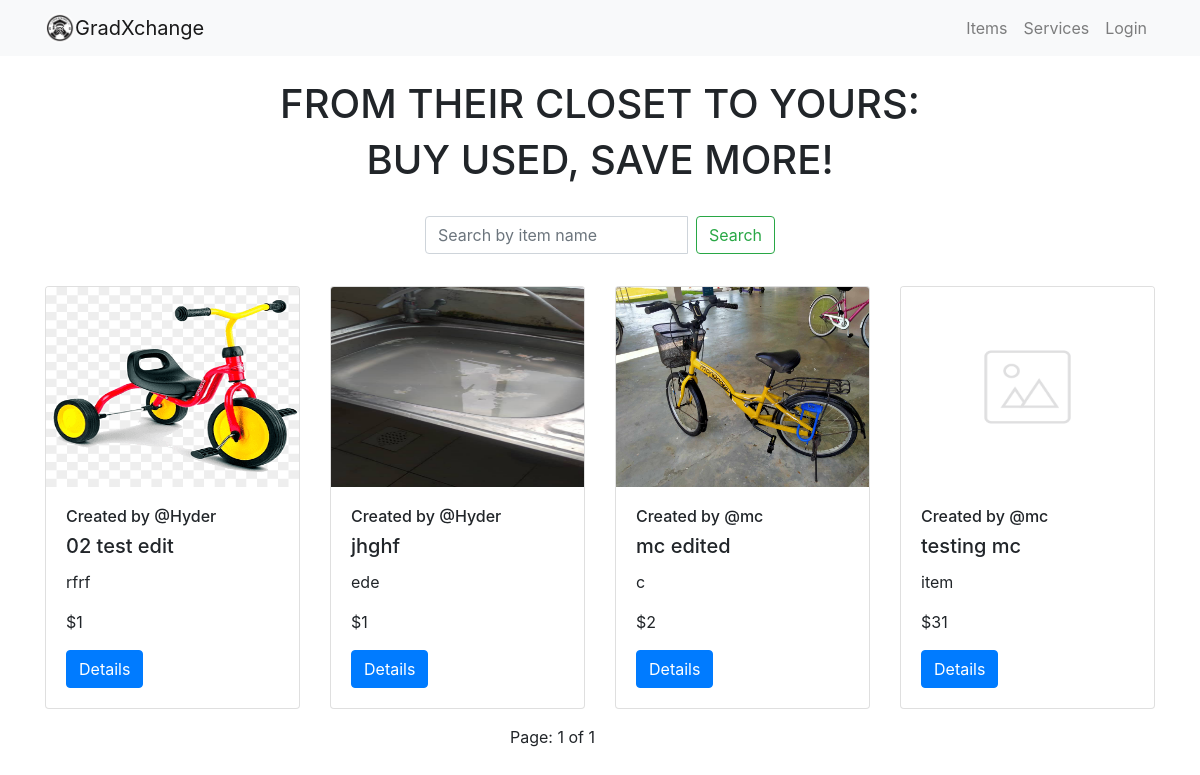
The app's page /, older data.
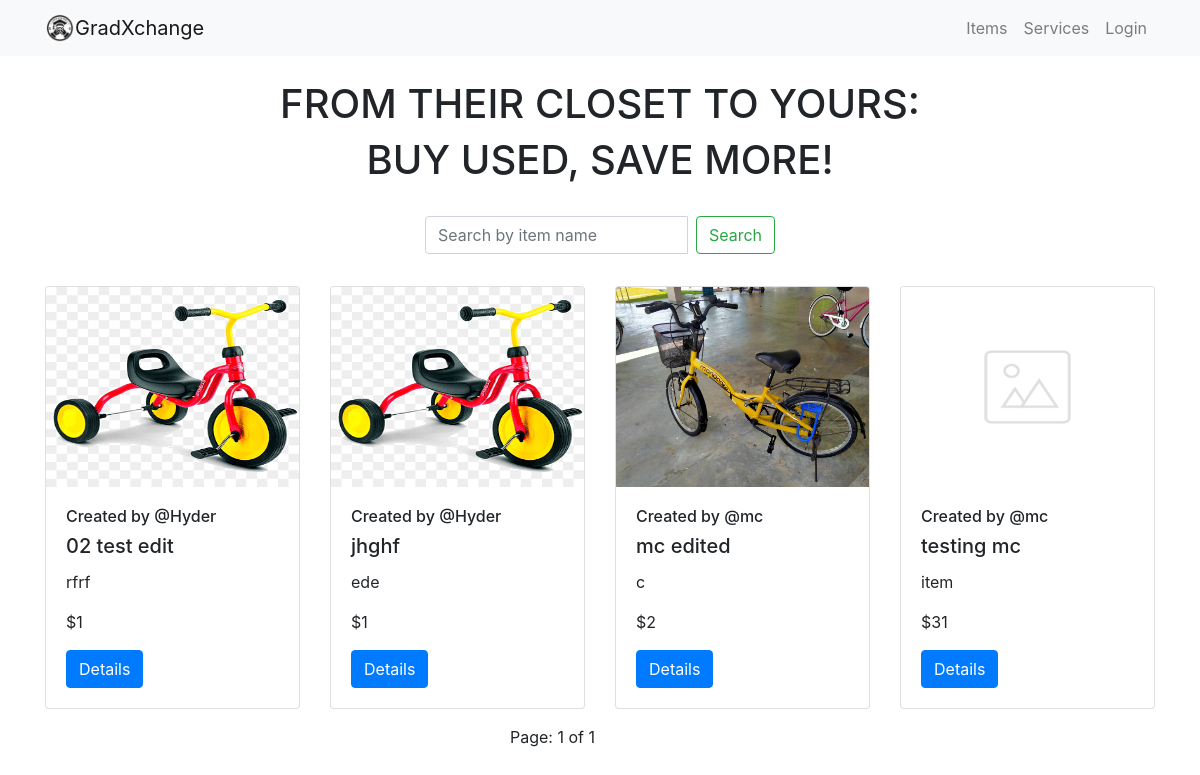
The same page, newer data.
### item/models.py (models this page shows, shortened)
class Item(models.Model):
    item_name = models.CharField(max_length=200)
    item_desc = models.CharField(max_length=200)
    item_price = models.IntegerField()
    item_image = models.ImageField(upload_to='images_item', default="notfound.png")
    created =  models.DateField(auto_now_add=True)
    user_name = models.ForeignKey(User, on_delete=models.CASCADE,default=1)
    liked_by = models.ManyToManyField(settings.AUTH_USER_MODEL, related_name='item_liked',blank= True)

### item/views.py (the view)
# urls.py: path('', item_views.index, name='index'),
def index(request):
    item_list =  Item.objects.all().order_by('item_name',) #change to -created_at later
    item_name = request.GET.get('item_name')
    if item_name != '' and item_name is not None:
        item_list = item_list.filter(item_name__icontains=item_name)
    paginator = Paginator(item_list,4)
    page = request.GET.get('page')
    item_list = paginator.get_page(page)
    return render(request, 'item/index.html', {
        'item_list':item_list, })

### item/templates/item/index.html (shortened to what this page needs)
{% extends 'item/base.html' %}
{% block body %}
<div class="container mt-4 ">
    <div class="text-center ">
        <h1>FROM THEIR CLOSET TO YOURS:</h1>
        <h1>BUY USED, SAVE MORE!</h1>
    </div>
    <div class="row justify-content-center">
        <div class="col-md-4">
            <form class="form-inline my-4">
                <div class="input-group">
                    <input class="form-control mr-sm-2" type="search" name="item_name" placeholder="Search by item name"
                        aria-label="Search">
                    <button class="btn btn-outline-success my-2 my-sm-0" type="submit">Search</button>
                </div>
            </form>
        </div>
    </div>
</div>
<div class="container mt-2">
    <div class="row">
        {% for item in item_list %}
        <div class="col-md-3 mb-3 justify-content-center">
            <div class="card">
                <img class="card-img-top" height="200px" src="{{ item.item_image.url }}" />
                <div class="card-body">
                    <h6>Created by @{{item.user_name}}</h6>
                    <h5 class="card-title">{{item.item_name}}</h5>
                    <p class="card-text">{{item.item_desc}}</p>
                    <p class="card-text"> ${{item.item_price}}</p>
                    <a href="{% url 'item:detail' item.id %}" class="btn btn-primary">Details</a>
                </div>
            </div>
        </div>
        {% endfor %}
    </div>
    <div class="row">
        <div class="col-md-5 offset-md-3">
            <ul class="pagination justify-content-center">
                <li class="page-item ">Page: {{ item_list.number }} of {{ item_list.paginator.num_pages}}</li>
            </ul>
        </div>
    </div>
</div>
{% endblock %}

Row changes from the older to the newer data that the page shows:
changed Item "jhghf": item_image: a different picture
